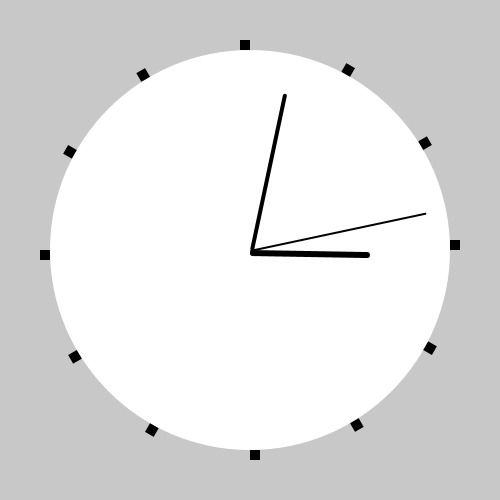
Frame 1 (no input)
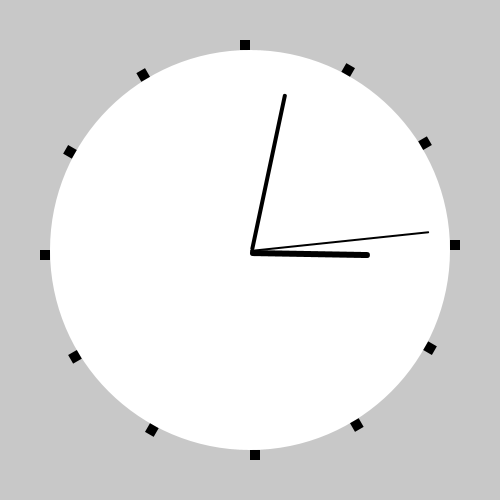
Frame 60 (the mouse pressed at the canvas centre just before this capture)
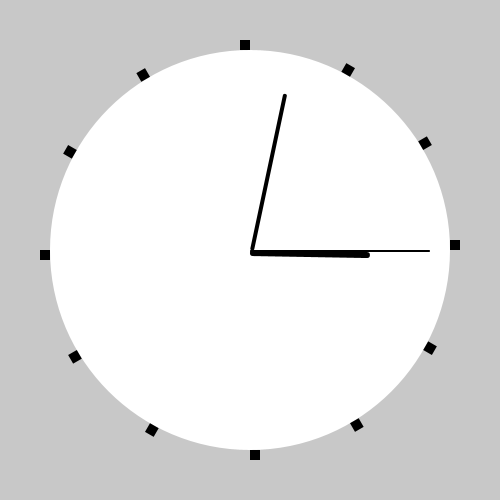
Frame 120 (the mouse held since frame 60 and released just before this capture)

The Processing sketch that drew these frames (run headless with seeded random() and noise(); from frame 60 on, the mouse is pressed at the canvas centre):

// Processing sketch: processing_143782
// ── processing_143782.pde

void setup()
{
  size (500, 500);
  background (255);
}

void draw()
{
  background(200);
  translate(width/2, height/2);

  int std = hour();
  int min = minute();
  int sec = second();

  for (int i=0; i<360; i+=30);
  {
    //Ziffernblatt (weiß, innen)
    pushMatrix();
    noStroke();
    fill (255, 255, 255);
    ellipse (0, 0, 400, 400);
    popMatrix ();
    
    //Sekundenzeiger
    pushMatrix();
    noStroke();
    fill(0);
    rotate(radians(6*second()-90));
    rect(0, 0, 180, 2, sec);
    popMatrix();

    //Minutenzeiger
    pushMatrix();
    noStroke();
    fill(0);
    rotate(radians(6*minute()-90));
    rect(0, 0, 160, 4, min);
    popMatrix();

    //Stundenzeiger
    pushMatrix();
    noStroke();
    rotate(radians(30*(hour()+minute()/60.0)-90));
    rect(0, 0, 120, 6, std);
    popMatrix();
  }
  
  //Quadrate außen
   for (int i=0; i<360; i+=30)
  {
    pushMatrix();
    rotate(radians(i));
    translate(0, 200);
    noStroke();
    fill(0);
    rect(0, 0, 10, 10);
    popMatrix();
  }
}
